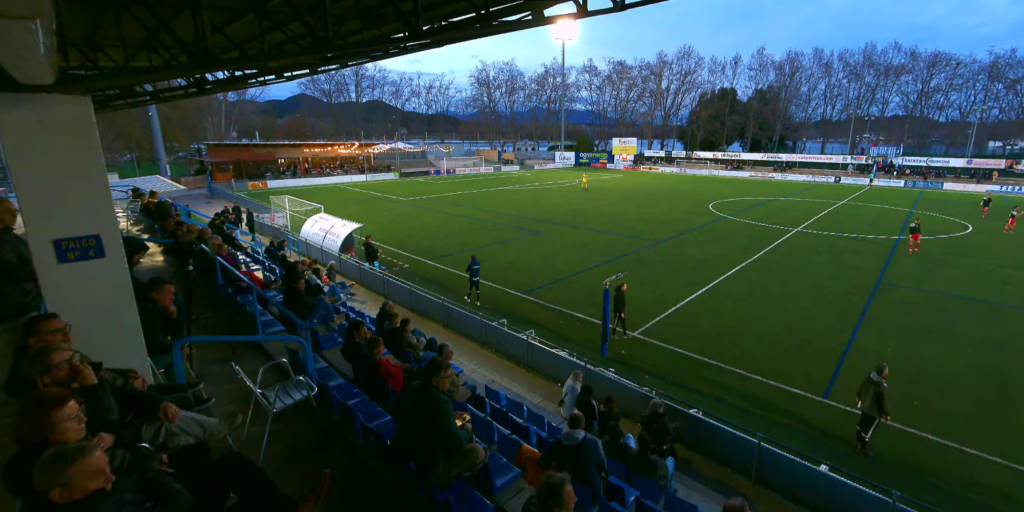
#> input picture data/example_banyoles/calib_camA.jpg, 2048 x 1024 px, given in place of veo_panoramico.mp4, which was not available (shown at 1/2 size)
$ jupyter execute --allow-errors homography_field.ipynb   (text cells are left out)
#> lines starting #> are read from the running program, lines starting #| are printed output that depends on the picture; pictures that were not available may be replaced by others from this repository, and a replacement may not be noted
[cell 1]
import cv2
import numpy as np
import matplotlib.pyplot as plt
from ultralytics import YOLO

[cell 2]
# [9 lines left out: function show_img, not called in this run]

[cell 3]
import os as _os
_H_PATH = "matriz_homografia.npy"
if not _os.path.exists(_H_PATH):
    _H_PATH = "data/example_banyoles/H_camA.npy"
    print(f"Usando homografía de ejemplo: {_H_PATH}")

# 1. Cargar la matriz guardada previamente
#> (the rest of this cell did not finish here and is left out)

#> (a cell that did not finish here is left out)

[cell 5]
player_trajectories = {}

# [11 lines left out: functions get_foot_point, pix_to_meters, not called in this run]

#> (a cell that did not finish here is left out)

[cell 7]
# FUNCTIONES DE CLASIFICACIÓN DE JUGADORES

CLASSES = ["referee", "gk_home", "gk_away", "player_home", "player_away"]

COLOR_MAP_BGR = {
    "referee":     (0, 255, 255),
    "gk_home":     (255, 0, 255),
    "gk_away":     (0, 255, 0),
    "player_home": (0, 0, 255),
    "player_away": (255, 0, 0),
}

LABEL_COLORS = {
    "referee":     "#00BCD4",
    "gk_home":     "#AB47BC",
    "gk_away":     "#1D001F",
    "player_home": "#EF5350",
    "player_away": "#42A5F5",
}


# [123 lines left out: functions get_torso_crop, print_player_debug, get_player_color, get_grass_hue, classify_player, not called in this run]

def color_distance(c1, c2):
    return np.linalg.norm(c1 - c2)

# [195 lines left out: functions draw_classified_frame, test_frame, create_empty_pitch, draw_pitch_2d, not called in this run]

[cell 8]
import pickle

# 1. Elige el frame que quieres analizar
mi_frame = 'data/frames/frame_001.png'

# 2. Carga los prototipos de color guardados
# IMPORTANTE: Asegúrate de poner el nombre correcto de tu archivo .pkl
ruta_pickle = "prototypes_CGI_GRA.pkl"
import os as _os
if not _os.path.exists(ruta_pickle):
    ruta_pickle = "data/example_banyoles/prototypes_day.pkl"

#> (the rest of this cell did not finish here and is left out)

[cell 9]
# Crear funcion para probar frames
# [7 lines left out: function test_frame, not called in this run]

[cell 10]
# [64 lines left out: function draw_pitch_2d_with_ball, not called in this run]

[cell 11]
# [12 lines left out: function process_results, not called in this run]

#> (a cell that did not finish here is left out)

#> (a cell that did not finish here is left out)

[cell 14]
try:
    # Probamos con otro frame
    frame_2 = 'data/frames/frame_010.png'
    H_2 = np.load('matriz_frame_010.npy')
    process_results(
        frame=frame_2,
        H=H_2,
        model=model,
        model_ball=model_ball,
        class_prototypes=class_prototypes,
        longitud_m=95.0,
        anchura_m=54.0,
        escala=10
    )
    show_img(cv2.imread(frame_2), title="Frame 010 - Original")

    results2 = model(frame_2)

    plt.imshow(cv2.cvtColor(results2[0].plot(), cv2.COLOR_BGR2RGB))
    plt.axis("off")
except FileNotFoundError as _e:
    print(f"Archivo no disponible (celda de exploracion): {_e}")

[cell 15]
try:
    import cv2
    import numpy as np

    class HomographyTracker:
        # [63 lines left out: functions __init__, initialize, update, not called in this run]
except Exception as _e:
    print(f"Celda omitida: {_e}")

[cell 16]
import numpy as np
from collections import defaultdict
import pandas as pd

class TrajectoryStore:
    """
    Almacena trayectorias de jugadores en memoria durante el procesamiento
    y las exporta a DataFrame para analíticas.
    """
    # [61 lines left out: functions __init__, record, to_dataframe, compute_analytics, not called in this run]

[cell 17]
# [19 lines left out: function get_ball_ground_point, not called in this run]

[cell 18]
try:
    # ── NUEVAS CLASES: pega esto en una celda nueva antes de usarlas ──

    class HomographyTracker:
        # [6 lines left out: function __init__, not called in this run]

        def initialize(self, frame):
            gray = cv2.cvtColor(frame, cv2.COLOR_BGR2GRAY)
            self.ref_kp, self.ref_des = self.orb.detectAndCompute(gray, None)

        # [21 lines left out: function update, not called in this run]


    class BallKalmanFilter:
        # [21 lines left out: functions __init__, update, not called in this run]

        def predict_only(self):
            est = self.kf.predict()
            return float(est[0]), float(est[1])


    from collections import defaultdict
    import pandas as pd

    class TrajectoryStore:
        def __init__(self, fps=25):
            self.fps = fps
            self._data = defaultdict(list)

        # [16 lines left out: functions record, to_dataframe, not called in this run]
except Exception as _e:
    print(f"Celda omitida: {_e}")

[cell 19]
try:
    # frame del lloret
    frame_lloret = 'data/frames/veo_lloret_4_001.png'
    H_lloret = np.load('homografia_veo_lloret_4_001.npy')
    class_lloret = pickle.load(open('prototypes.pkl', 'rb'))
    process_results(
        frame=frame_lloret,
        H=H_lloret,
        model=model,
        model_ball=model_ball,
        class_prototypes=class_lloret,
        longitud_m=95.4,
        anchura_m=63.6,
        escala=10
    )


    # SHOW FRAME ORIGINAL
    model = YOLO("runs/detect/modelo_players_v2/weights/best.pt")
    results = model(frame_lloret)
    frame_visual = cv2.imread(frame_lloret)
    for result in results:
        for box in result.boxes.xyxy.cpu().numpy():
            foot_x, foot_y = get_foot_point(box)
            meter_x, meter_y = pix_to_meters(foot_x, foot_y, H_lloret)
            # Dibujar la b-box en el frame visual
            x1, y1, x2, y2 = map(int, box)
            cv2.rectangle(frame_visual, (x1, y1), (x2, y2), (0, 255, 0), 2)

    # Añadir la pelota
    model_ball = YOLO("runs/detect/modelo_ball_v24/weights/best.pt")
    results_ball = model_ball(frame_lloret)
    if results_ball[0].boxes is not None:
        boxes = results_ball[0].boxes.xyxy.cpu().numpy()
        confs = results_ball[0].boxes.conf.cpu().numpy()
        for box, conf in zip(boxes, confs):
            if conf < 0.4:
                continue
            x1, y1, x2, y2 = map(int, box)
            cv2.rectangle(frame_visual, (x1, y1), (x2, y2), (0, 255, 255), 2)


    # Mostrar ambos
    show_img(frame_visual, title="Detecciones en el Frame")
except FileNotFoundError as _e:
    print(f"Archivo no disponible (celda de exploracion): {_e}")

[cell 20]
try:
    import cv2
    import numpy as np
    import matplotlib.pyplot as plt
    from collections import defaultdict
    import pandas as pd

    # [137 lines left out: function process_video, not called in this run]
except Exception as _e:
    print(f"Celda omitida: {_e}")

[cell 21]
try:
    H_init = np.load('matriz_frame_cgi_gra_01.npy')
except FileNotFoundError as _e:
    print(f"Archivo no disponible (celda de exploracion): {_e}")

[cell 22]
try:
    store = process_video(
        video_path="videos/cgi_gra_01.mp4",   # ← pon aquí tu vídeo
        H_init=H_init,
        model=model,
        model_ball=model_ball,
        class_prototypes=class_prototypes,
        longitud_m=95.0,
        anchura_m=54.0,
        frame_skip=2,          # 2 = procesar 1 de cada 2 frames (más rápido)
        save_output=True,
        output_path="tatico_output.mp4",
    )
except Exception as _e:
    print(f"Celda omitida: {_e}")

[cell 23]
import cv2
import matplotlib.pyplot as plt

# 1. Cargar el vídeo
video_path = "data/videos/veo_panoramico.mp4"
cap = cv2.VideoCapture(video_path)

# 2. Leer un frame específico (por ejemplo, el primero o uno donde haya acción)
cap.set(cv2.CAP_PROP_POS_FRAMES, 12000) # Opcional: saltar al frame 12000
ret, frame = cap.read()
#> frame is the input picture: shape (1024, 2048, 3); mean B, G, R 58, 66, 46.6

if ret:
    # 3. Obtener dimensiones
    height, width, _ = frame.shape
    half_height = height // 2

    # 4. Dividir verticalmente
    # Frame superior (Cam A - Izquierda)
    frame_top = frame[0:half_height, :]
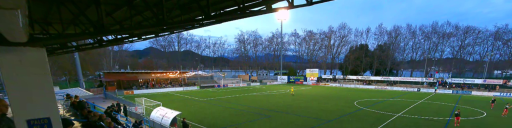
#> frame_top: shape (512, 2048, 3) (shown at 1/4 size); mean B, G, R 93.2, 93.2, 69.6

    # Frame inferior (Cam B - Derecha)
    frame_bottom = frame[half_height:height, :]
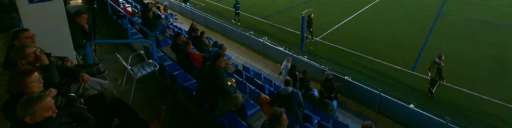
#> frame_bottom: shape (512, 2048, 3) (shown at 1/4 size); mean B, G, R 22.7, 38.8, 23.6

    # 5. Visualizar en el Notebook
    fig, axes = plt.subplots(2, 1, figsize=(15, 10))

    axes[0].imshow(cv2.cvtColor(frame_top, cv2.COLOR_BGR2RGB))
    axes[0].set_title("Lente Superior (Cam A / Izquierda)")
    axes[0].axis('off')

    axes[1].imshow(cv2.cvtColor(frame_bottom, cv2.COLOR_BGR2RGB))
    axes[1].set_title("Lente Inferior (Cam B / Derecha)")
    axes[1].axis('off')

    plt.tight_layout()
    plt.show()
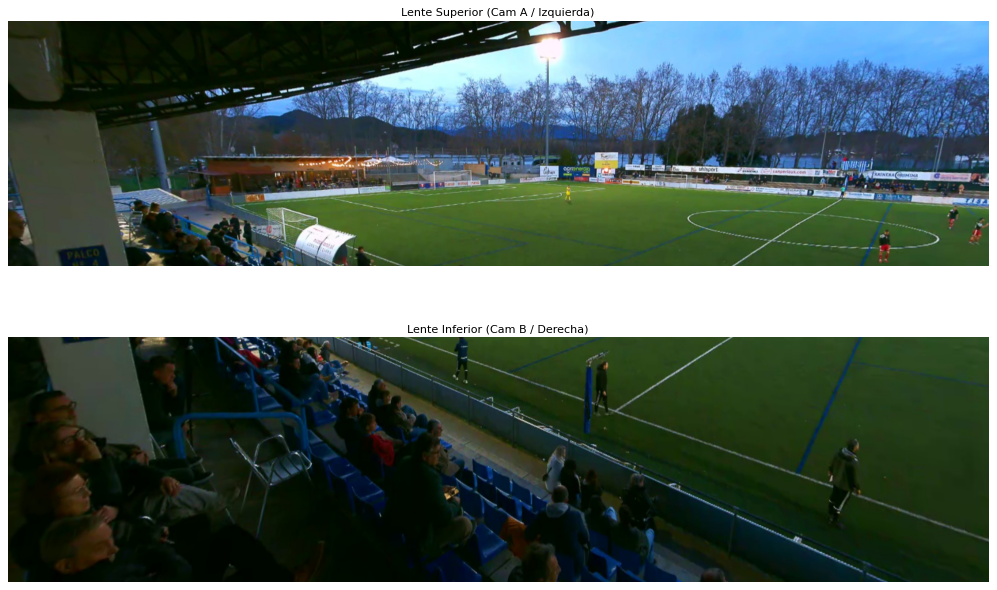
#> figure drawn by matplotlib, 2 panels

    # 6. (Opcional) Guardar como imágenes para referencia externa
    # cv2.imwrite("frame_top.jpg", frame_top)
    # cv2.imwrite("frame_bottom.jpg", frame_bottom)

else:
    print("Error: No se pudo leer el vídeo.")

cap.release()

[cell 24]
try:
    h_cam_a_path = "data/videos/veo_panoramico_camA_homography.npy"
    h_cam_b_path = "data/videos/veo_panoramico_camB_homography.npy"
    class_prototypes = pickle.load(open('prototypes.pkl', 'rb') if __import__('os').path.exists('prototypes.pkl') else open('data/example_banyoles/prototypes_day.pkl', 'rb'))

    # Cargar las matrices calculadas previamente
    H_a = np.load(h_cam_a_path)
    H_b = np.load(h_cam_b_path)

    cv2.imwrite("temp_frame.jpg", frame_top)

    process_results(
        frame="temp_frame.jpg",
        H=H_a,
        model=model,
        model_ball=model_ball,
        class_prototypes=class_prototypes,
        longitud_m=95.0,
        anchura_m=64.0,
        escala=10
    )

    cv2.imwrite("temp_frame.jpg", frame_bottom)
    process_results(
        frame="temp_frame.jpg",
        H=H_b,
        model=model,
        model_ball=model_ball,
        class_prototypes=class_prototypes,
        longitud_m=95.4,
        anchura_m=63.6,
        escala=10
    )
except Exception as _e:
    print(f"Celda omitida: {_e}")

[cell 25]
L_METROS = 95.0
A_METROS = 64.0

[cell 26]
LIMITE_CORTE_X = L_METROS / 2
h_cam_a_path = "data/videos/veo_panoramico_camA_homography.npy"
h_cam_b_path = "data/videos/veo_panoramico_camB_homography.npy"
#> (the rest of this cell did not finish here and is left out)

[cell 27]
try:
    # [156 lines left out: functions draw_pitch_2d_with_ball, dibujar_campo_2d, process_results, not called in this run]

    # --- DETECCIÓN POR CÁMARA ---
    res_a = process_results(frame="temp_a.jpg", H=H_a, model=model,
                            model_ball=model_ball, class_prototypes=class_prototypes,
                            longitud_m=L_METROS, anchura_m=A_METROS, escala=10,
                            draw=False)

    res_b = process_results(frame="temp_b.jpg", H=H_b, model=model,
                            model_ball=model_ball, class_prototypes=class_prototypes,
                            longitud_m=L_METROS, anchura_m=A_METROS, escala=10,
                            draw=False)

    print("Cam A:", len(res_a['players']), "jugadores |", "pelota:", res_a['ball'])
    print("Cam B:", len(res_b['players']), "jugadores |", "pelota:", res_b['ball'])
    print("Ejemplo:", res_a['players'][0] if res_a['players'] else "ninguno")
    import numpy as np
    from scipy.spatial.distance import cdist


    # [134 lines left out: function unify_veo_detections, not called in this run]
    # --- UNIFICAR ---
    detecciones_finales = unify_veo_detections(
        res_a['players'], res_b['players'],
        limite_corte_x=40.15,
        margen_frontera=1.0,
        umbral_fusion_m=1.5,
    )

    # Pelota: nos quedamos con la de mayor confianza
    balls = [b for b in [res_a['ball'], res_b['ball']] if b is not None]
    ball_final = max(balls, key=lambda b: b['conf']) if balls else None

    print(f"Unificadas: {len(detecciones_finales)} jugadores | pelota: {ball_final}")

    # --- MAPA TÁCTICO UNIFICADO ---
    mapa = dibujar_campo_2d(L_METROS, A_METROS, escala=10)

    for det in detecciones_finales:
        x_m, y_m = det['pos_m']
        color = COLOR_MAP_BGR.get(det['class'], (255, 255, 255))
        cv2.circle(mapa, (int(x_m*10), int(y_m*10)), 8, color, -1)
        cv2.circle(mapa, (int(x_m*10), int(y_m*10)), 8, (0, 0, 0), 1)

    if ball_final:
        bx, by = ball_final['pos_m']
        cv2.circle(mapa, (int(bx*10), int(by*10)), 5, (0, 165, 255), -1)

    plt.figure(figsize=(15, 7))
    plt.imshow(cv2.cvtColor(mapa, cv2.COLOR_BGR2RGB))
    plt.axvline(LIMITE_CORTE_X*10, color='red', linestyle='--', alpha=0.4)
    plt.title(f"Mapa táctico unificado: {len(detecciones_finales)} jugadores")
    plt.axis('off')
    plt.show()
except Exception as _e:
    print(f"Celda omitida: {_e}")

[cell 28]
try:
    fig, axes = plt.subplots(1, 3, figsize=(24, 6))

    # [14 lines left out: function dibujar_mapa, not called in this run]

    dibujar_mapa(axes[0], res_a['players'], "Cam A sola", res_a['ball'])
    dibujar_mapa(axes[1], res_b['players'], "Cam B sola", res_b['ball'])
    dibujar_mapa(axes[2], detecciones_finales, "Unificado", ball_final)
    plt.tight_layout()
    plt.show()
except Exception as _e:
    print(f"Celda omitida: {_e}")

[cell 29]
try:
    print("=== Cam A ===")
    xs_a = [p['pos_m'][0] for p in res_a['players']]
    ys_a = [p['pos_m'][1] for p in res_a['players']]
    print(f"x: min={min(xs_a):.1f}, max={max(xs_a):.1f}")
    print(f"y: min={min(ys_a):.1f}, max={max(ys_a):.1f}")

    print("\n=== Cam B ===")
    xs_b = [p['pos_m'][0] for p in res_b['players']]
    ys_b = [p['pos_m'][1] for p in res_b['players']]
    print(f"x: min={min(xs_b):.1f}, max={max(xs_b):.1f}")
    print(f"y: min={min(ys_b):.1f}, max={max(ys_b):.1f}")

    print("\n=== Solapamiento en X ===")
    overlap_min = max(min(xs_a), min(xs_b))
    overlap_max = min(max(xs_a), max(xs_b))
    print(f"Rango común: [{overlap_min:.1f}, {overlap_max:.1f}] m")
except Exception as _e:
    print(f"Celda omitida: {_e}")

[cell 30]
try:
    import numpy as np
    import cv2

    # 1. Test de auto-consistencia (lo que ya tenías)
    print("=== AUTO-CONSISTENCIA (debería ser ~0) ===")
    test_pts = [(40.0, 32.0), (40.0, 20.0), (40.0, 50.0)]
    H_a_inv = np.linalg.inv(H_a)
    H_b_inv = np.linalg.inv(H_b)

    for x_m, y_m in test_pts:
        pt_m = np.array([[[x_m, y_m]]], dtype=np.float32)
        px_a = cv2.perspectiveTransform(pt_m, H_a_inv)[0][0]
        px_b = cv2.perspectiveTransform(pt_m, H_b_inv)[0][0]
        back_a = cv2.perspectiveTransform(np.array([[px_a]], dtype=np.float32), H_a)[0][0]
        back_b = cv2.perspectiveTransform(np.array([[px_b]], dtype=np.float32), H_b)[0][0]
        err_a = np.linalg.norm(back_a - [x_m, y_m])
        err_b = np.linalg.norm(back_b - [x_m, y_m])
        print(f"  ({x_m},{y_m}): err A={err_a:.4f}m, err B={err_b:.4f}m")

    # 2. ¿Qué área cubre cada cámara EN METROS?
    print("\n=== COBERTURA REAL DE CADA CÁMARA ===")
    def esquinas_metros(H, w_px, h_px):
        pts = np.array([[[0,0],[w_px,0],[w_px,h_px],[0,h_px]]], dtype=np.float32)
        return cv2.perspectiveTransform(pts, H)[0]

    # Frame Veo: 2048x2048, dividido por la mitad → cada lente es 2048x1024
    esq_a = esquinas_metros(H_a, 2048, 1024)
    esq_b = esquinas_metros(H_b, 2048, 1024)
    print("Cam A esquinas (TL, TR, BR, BL):")
    for p in esq_a: print(f"  ({p[0]:.1f}, {p[1]:.1f})")
    print(f"  Rango X: [{esq_a[:,0].min():.1f}, {esq_a[:,0].max():.1f}]")
    print(f"  Rango Y: [{esq_a[:,1].min():.1f}, {esq_a[:,1].max():.1f}]")

    print("\nCam B esquinas:")
    for p in esq_b: print(f"  ({p[0]:.1f}, {p[1]:.1f})")
    print(f"  Rango X: [{esq_b[:,0].min():.1f}, {esq_b[:,0].max():.1f}]")
    print(f"  Rango Y: [{esq_b[:,1].min():.1f}, {esq_b[:,1].max():.1f}]")

    # 3. Cargar trayectorias y analizar dónde se rompen
    print("\n=== ANÁLISIS DE TRAYECTORIAS ===")
    import pandas as pd
    df = pd.read_csv("trayectorias.csv")

    print(f"Total tracks: {df['track_id'].nunique()}")
    print(f"Tracks largos (>100 frames): {(df.groupby('track_id').size() > 100).sum()}")
    print(f"Tracks cortos (<10 frames): {(df.groupby('track_id').size() < 10).sum()}")
    print(f"Tracks muy cortos (<3 frames): {(df.groupby('track_id').size() < 3).sum()}")

    # ¿Dónde nacen los tracks nuevos?
    nacimientos = df.groupby('track_id').first()[['x', 'y']]
    print(f"\nNacimientos cerca de la frontera (38<x<42): {((nacimientos['x'] > 38) & (nacimientos['x'] < 42)).sum()}")
    print(f"Nacimientos en zona A (x<38): {(nacimientos['x'] < 38).sum()}")
    print(f"Nacimientos en zona B (x>42): {(nacimientos['x'] > 42).sum()}")

    # Histograma
    print("\nDistribución de duración (frames vistos):")
    sizes = df.groupby('track_id').size()
    print(f"  Mediana: {sizes.median():.0f}")
    print(f"  Media:   {sizes.mean():.1f}")
    print(f"  P25-P75: {sizes.quantile(0.25):.0f} - {sizes.quantile(0.75):.0f}")
except (FileNotFoundError, NameError) as _e:
    print(f"Celda de exploracion omitida: {_e}")

[cell 31]
# Coger un punto que sepas dónde está en el campo (ej. centro del círculo)
# y ver dónde lo proyecta cada cámara

# 1. Mira un frame con el círculo central visible
# 2. Marca a ojo el píxel del centro del círculo en cada mitad
# 3. Proyéctalo y mira si te da (47.5, 32) que sería el centro real

# Por ejemplo, si en el frame_top el centro del círculo está en píxel (1024, 512):
pt_pix_a = np.array([[[1024, 512]]], dtype=np.float32)
#> (the rest of this cell did not finish here and is left out)

[cell 32]
try:
    import pickle

    VIDEO_BANYOLES   = "data/videos/veo_panoramico_banyoles.mp4"
    H_A_PATH         = "data_videos_veo_panoramico_banyoles_frame18000_top_homography.npy"
    H_B_PATH         = "data_videos_veo_panoramico_banyoles_frame18000_bot_homography.npy"
    PROTO_PATH     = "prototypes_banyoles.pkl"
    L_METROS_B     = 98.0
    A_METROS_B     = 61.0
    FRAME_IDX      = 13000   # ← cambia este número

    # ── EXTRAER FRAME ────────────────────────────────────────────────────────────
    cap = cv2.VideoCapture(VIDEO_BANYOLES)
    total_frames = int(cap.get(cv2.CAP_PROP_FRAME_COUNT))
    fps          = cap.get(cv2.CAP_PROP_FPS)
    print(f"Vídeo: {total_frames} frames | {fps:.1f} fps | {total_frames/fps/60:.1f} min")

    cap.set(cv2.CAP_PROP_POS_FRAMES, FRAME_IDX)
    ret, frame_raw = cap.read()
    cap.release()

    assert ret, f"No se pudo leer el frame {FRAME_IDX}"

    h_raw, w_raw = frame_raw.shape[:2]
    frame_b_top  = frame_raw[0:h_raw//2, :]
    frame_b_bot  = frame_raw[h_raw//2:h_raw, :]
    FRAME_H, FRAME_W = frame_b_top.shape[:2]   # dimensiones de cada lente

    fig, axes = plt.subplots(2, 1, figsize=(15, 10))
    axes[0].imshow(cv2.cvtColor(frame_b_top, cv2.COLOR_BGR2RGB))
    axes[0].set_title(f"Cam A — frame {FRAME_IDX}")
    axes[0].axis('off')
    axes[1].imshow(cv2.cvtColor(frame_b_bot, cv2.COLOR_BGR2RGB))
    axes[1].set_title(f"Cam B — frame {FRAME_IDX}")
    axes[1].axis('off')
    plt.tight_layout()
    plt.show()

    # ── CARGAR MATRICES Y CALCULAR LÍMITE AUTOMÁTICO ─────────────────────────────
    H_a_b    = np.load(H_A_PATH)
    H_b_b    = np.load(H_B_PATH)
    protos_b = pickle.load(open(PROTO_PATH, 'rb'))

    esq_a = esquinas_metros(H_a_b, FRAME_W, FRAME_H)
    esq_b = esquinas_metros(H_b_b, FRAME_W, FRAME_H)

    # Solapamiento en X = [max de los mínimos, min de los máximos]
    solap_min = max(esq_a[:, 0].min(), esq_b[:, 0].min())
    solap_max = min(esq_a[:, 0].max(), esq_b[:, 0].max())
    LIMITE_CORTE_B = (solap_min + solap_max) / 2

    print(f"Cam A  X: [{esq_a[:,0].min():.1f}, {esq_a[:,0].max():.1f}]")
    print(f"Cam B  X: [{esq_b[:,0].min():.1f}, {esq_b[:,0].max():.1f}]")
    print(f"Solapamiento: [{solap_min:.1f}, {solap_max:.1f}] → límite automático: {LIMITE_CORTE_B:.2f} m")
except FileNotFoundError as _e:
    print(f"Archivo no disponible (celda de exploracion): {_e}")

[cell 33]
try:
    H_a_b = np.load(H_A_PATH)
    H_b_b = np.load(H_B_PATH)
    protos_b = pickle.load(open(PROTO_PATH, 'rb'))

    cv2.imwrite("tmp_ban_a.jpg", frame_b_top)
    cv2.imwrite("tmp_ban_b.jpg", frame_b_bot)

    res_a_b = process_results(
        frame="tmp_ban_a.jpg", H=H_a_b, model=model, model_ball=model_ball,
        class_prototypes=protos_b, longitud_m=L_METROS_B, anchura_m=A_METROS_B,
        escala=10, draw=False,
    )
    res_b_b = process_results(
        frame="tmp_ban_b.jpg", H=H_b_b, model=model, model_ball=model_ball,
        class_prototypes=protos_b, longitud_m=L_METROS_B, anchura_m=A_METROS_B,
        escala=10, draw=False,
    )

    print(f"Cam A: {len(res_a_b['players'])} jugadores | pelota: {res_a_b['ball']}")
    print(f"Cam B: {len(res_b_b['players'])} jugadores | pelota: {res_b_b['ball']}")
except (FileNotFoundError, NameError) as _e:
    print(f"Celda de exploracion omitida: {_e}")

[cell 34]
try:
    # Comprobación de cobertura antes de unificar
    frame_h_b, frame_w_b = frame_b_top.shape[:2]
    esq_a_b = esquinas_metros(H_a_b, frame_w_b, frame_h_b)
    esq_b_b = esquinas_metros(H_b_b, frame_w_b, frame_h_b)
    print(f"Cam A  X: [{esq_a_b[:,0].min():.1f}, {esq_a_b[:,0].max():.1f}]  "
          f"Y: [{esq_a_b[:,1].min():.1f}, {esq_a_b[:,1].max():.1f}]")
    print(f"Cam B  X: [{esq_b_b[:,0].min():.1f}, {esq_b_b[:,0].max():.1f}]  "
          f"Y: [{esq_b_b[:,1].min():.1f}, {esq_b_b[:,1].max():.1f}]")

    # Unificación
    dets_b = unify_veo_detections(
        res_a_b['players'], res_b_b['players'],
        limite_corte_x=LIMITE_CORTE_B,
        margen_frontera=1.5,
        umbral_fusion_m=1.5,
    )
    balls_b = [x for x in [res_a_b['ball'], res_b_b['ball']] if x is not None]
    ball_b  = max(balls_b, key=lambda x: x['conf']) if balls_b else None

    print(f"\nUnificados: {len(dets_b)} jugadores | pelota: {ball_b}")
except Exception as _e:
    print(f"Celda omitida: {_e}")
